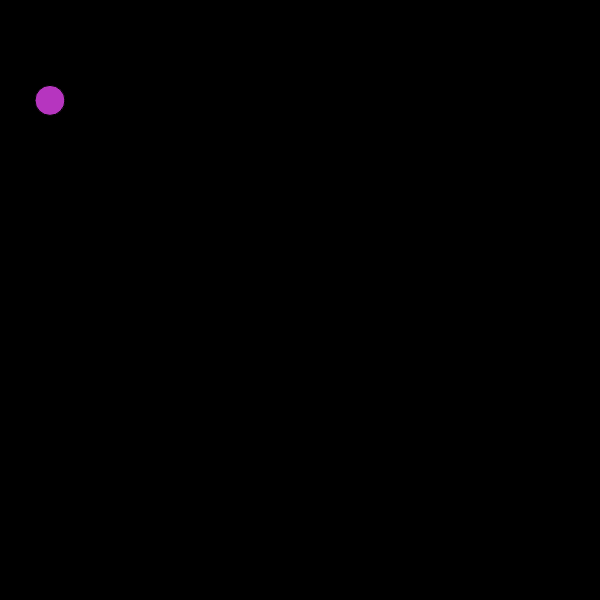
Frame 1 (no input)
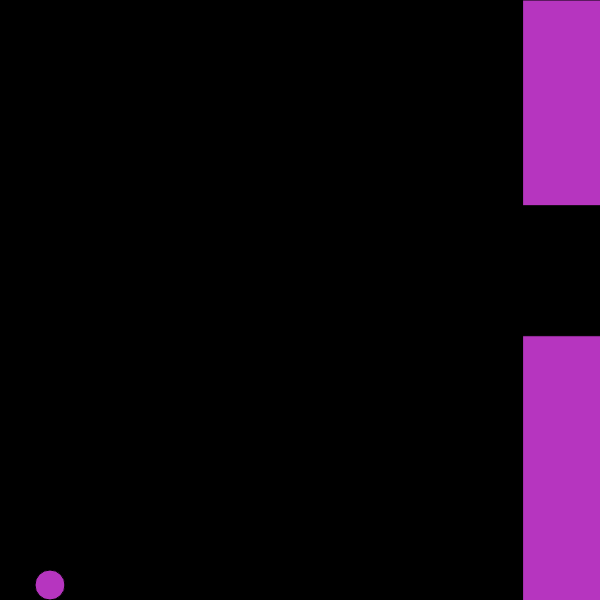
Frame 60 (no input)
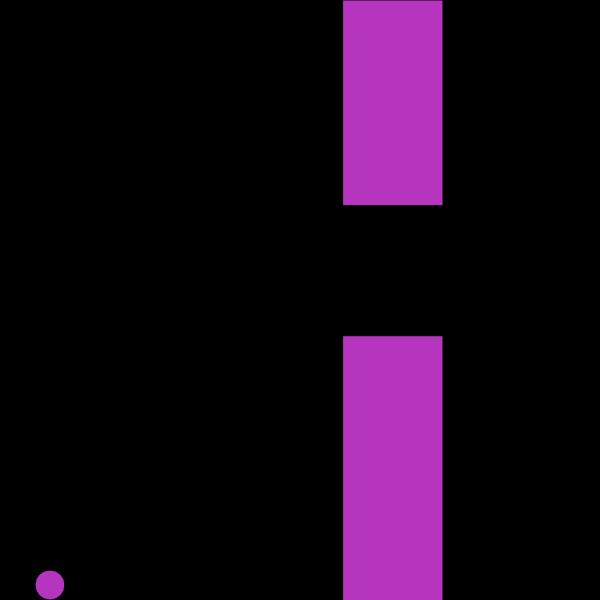
Frame 120 (the mouse pressed at the canvas centre since frame 60)

The p5.js sketch that drew these frames (run headless with seeded random() and noise() and a simulated clock; from frame 60 on, the mouse is pressed at the canvas centre):

// p5.js sketch
// ── sketch.js
var y = 100;
var gravity = 0.4
var velo = 0;
var pipeY = 0;
var pipeX = 650
var pipes = 0
var pipeY1 = 400
var pipeX1 = 1000
var pipes1 = 0
var score = 0;
function setup() {
  
  createCanvas(600,600)
  background(0);
  ellipse(50,100,30,30)
  fill(random(0,255),random(0,255),random(0,255))
  newPipe();
  //newPipe1();
  
}

function draw() {
 //print(score);
 background(0);

   
  
  
  
  if(y<=585){
  velo += gravity;
  y += velo
  ellipse(50,y,30,30)
  //print(pipeX)
  }else{
    y=585;
    velo=0
    gravity=0
   // print('hit bottom')
  }
  //print(pipeX);
  if(pipeX<65 && pipeX+100 >65 && y>pipeY+15 && y < pipeY+115){
    //print(" you andy")
  }else{
    if(pipeX<65 && pipeX+100 >65){
    reset();
    //newPipe1();
    score=0
    }
  }
  if(pipeX1<65 && pipeX1+100 >65 && y>pipeY1+15 && y < pipeY1+115){
    
  }else{
    if(pipeX1<65 && pipeX1+100 >65){
      reset();
      //newPipe()
      score=0
    }
    
  }
  
 
   
  rect(pipeX,0,100,pipeY)
  
  rect(pipeX,(130+pipeY),100,600-120-pipeY)
  pipeX-=3;
  if(pipeX<-100){
    newPipe();
  }
  rect(pipeX1,0,100,pipeY1)
  
  rect(pipeX1,(130+pipeY1),100,600-120-pipeY1)
  pipeX1-=3;
  if(pipeX1<-100){
    newPipe1();
  }
}
function keyPressed(){
  if (keyCode === ENTER){
    velo=-8;
    gravity=0.4;
    
  }
}
function newPipe(){
 pipeY = random(50,500) 
  pipeX = 700;
  score++;
}
function newPipe1(){
 pipeY1 = random(50,500) 
  pipeX1 = 700;
  score++;
}

function reset(){
   y = 100;
 gravity = 0.4
 velo = 0;
 pipeY = 100;
 pipeX = 650
 pipes = 0
 pipeY1 = 50;
 pipeX1 = 1000
 pipes1 = 0
 score = 0;
}
